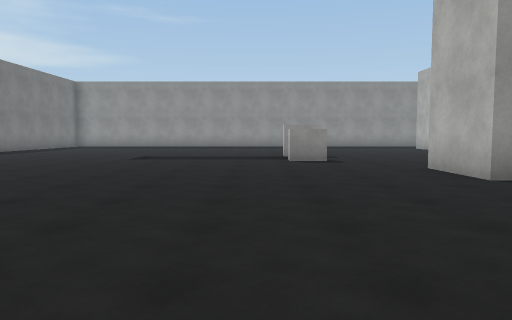
[1] (above)

23 first-person views from a walk through a scene from a Unity 3-D project. The camera is 1.3 m above the floor, tilts 4° down and sees 70° across. The floor is counted in squares, 2 m on a side. Each view is taken from the middle of a square. On the plan, view 1 faces up. The plan holds only what a view shows up to about 11 squares ahead; the rest is blank. The place goes on beyond the plan. The player character is not drawn. Surface patterns are stand-ins for the level's own textures.

[2]
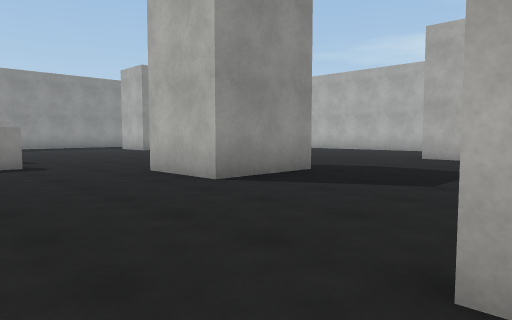

[3]
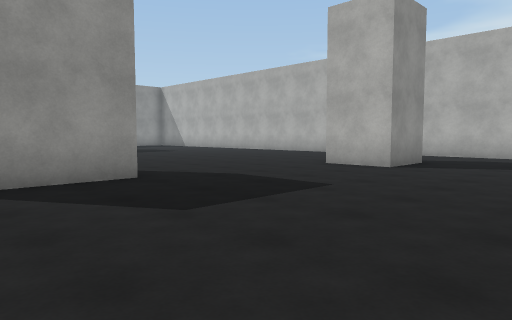

[4]
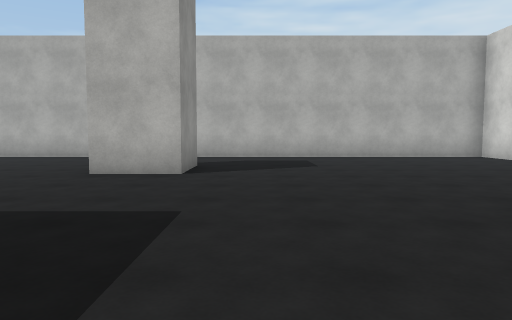

[5]
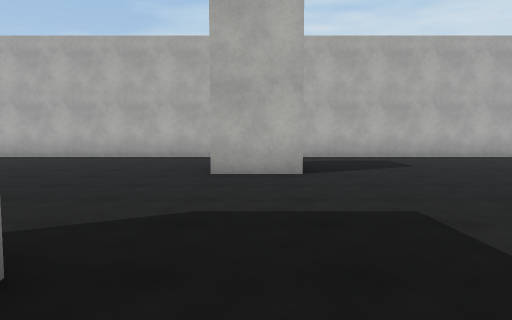

[6]
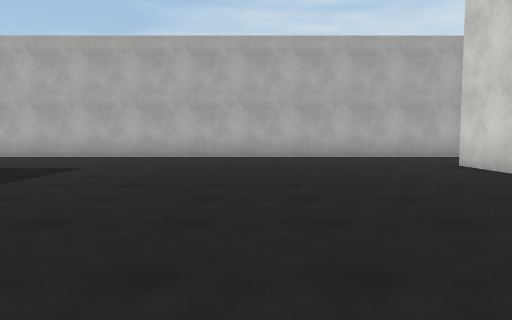

[7]
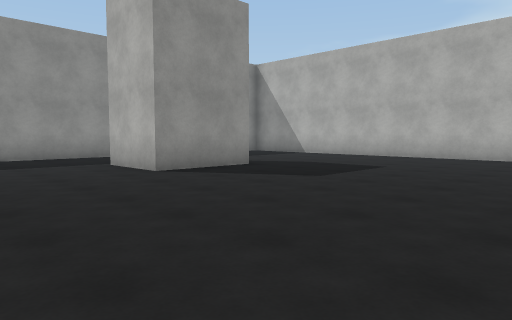

[8]
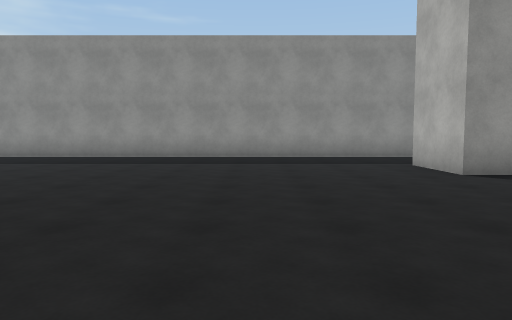

[9]
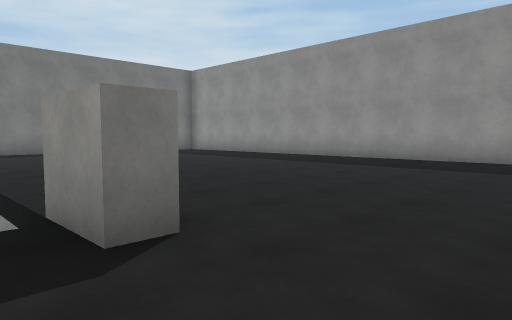

[10]
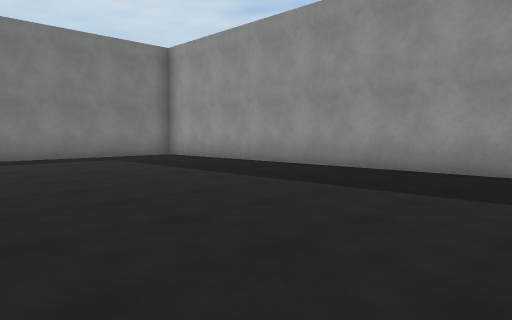

[11]
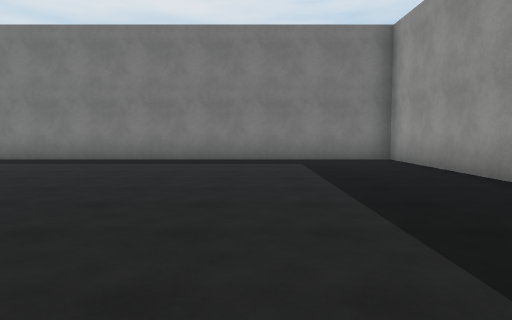

[12]
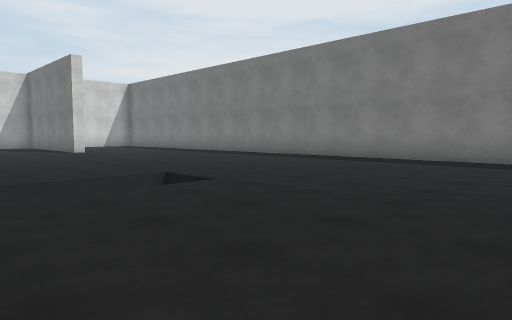

[13]
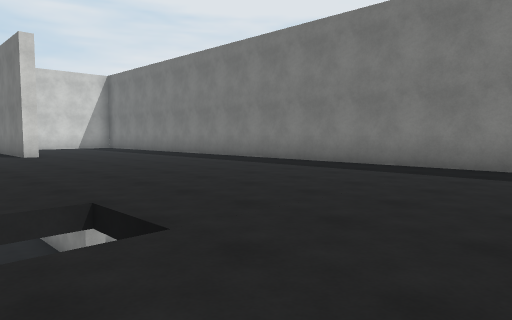

[14]
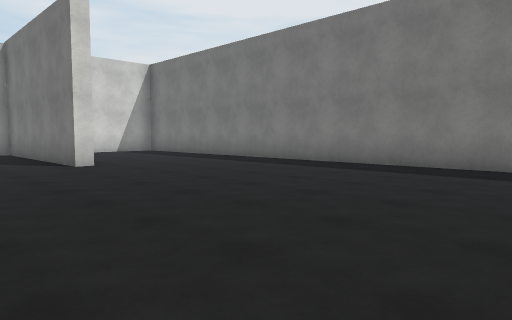

[15]
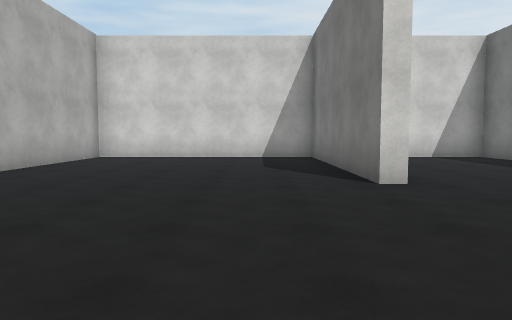

[16]
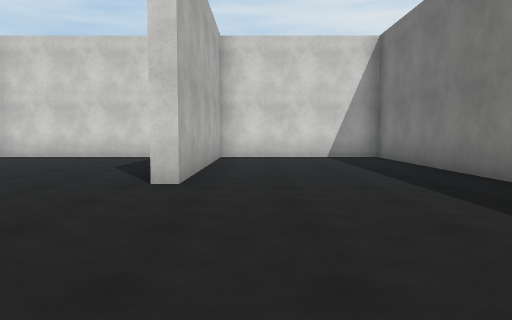

[17]
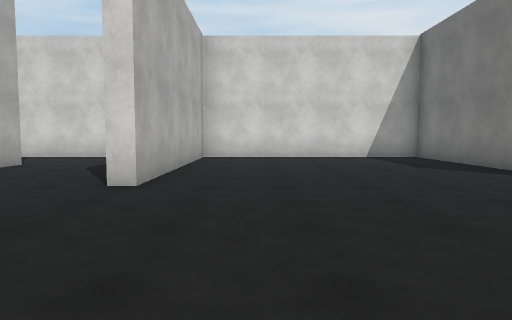

[18]
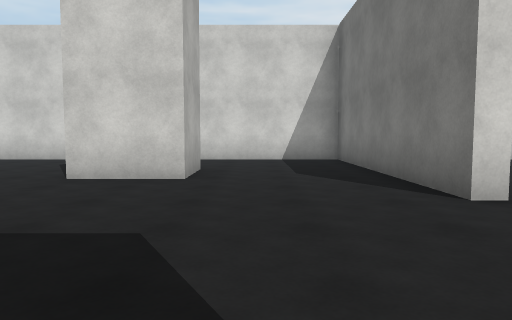

[19]
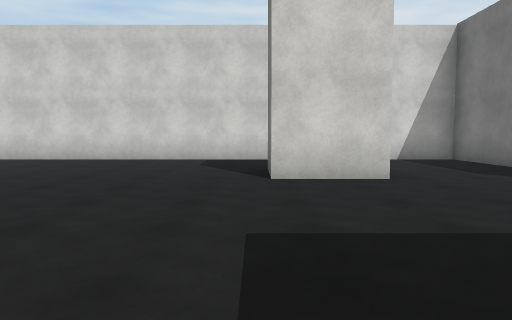

[20]
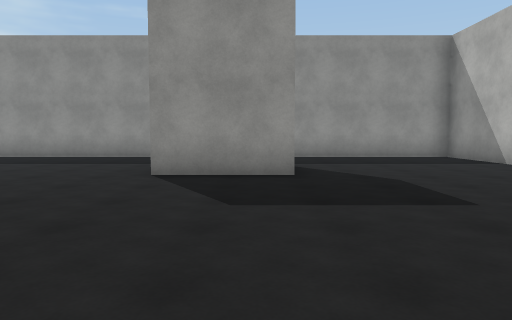

[21]
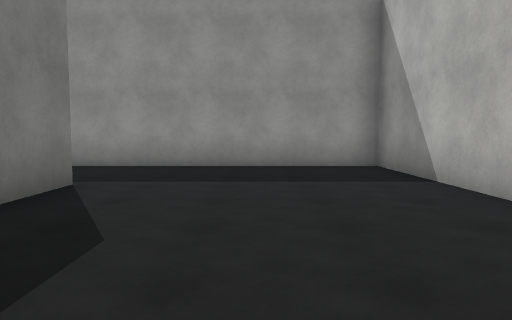

[22]
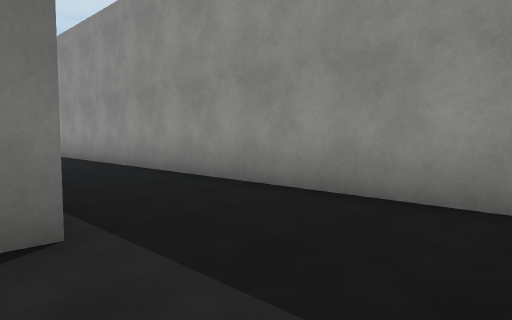

[23]
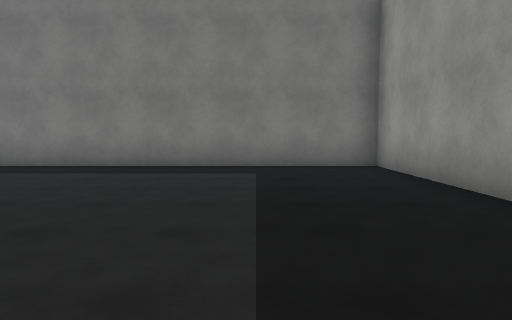

### Floor plan
Points are (right, up) in squares from view 1. A wall is a line through its corners. A room is listed if a view was taken in it or the views show most of it. See-through windows are left out.
Room 1 (views 1, 2, 3, 4, 5, 6, 7, 8, 9, 10, 11, 12, 13, 14, 15, 16, 17, 18, 19, 20, 21, 22, 23)
walls: (5.6, 5.1) (3.3, 5.1) (3.3, 7.1); (1.9, 1.4) (1.9, -4.5) (14.5, -4.5) (14.5, 19.5) (-9.5, 19.5) (-9.5, -4.5) (-5, -4.5) (-5, 1.2) (-4.6, 1.2) (-4.6, -4.5) (1.5, -4.5) (1.5, 1.4) (1.9, 1.4); (9.6, 14.8) (7.3, 14.8) (7.3, 16.8); (11.6, 3.2) (10, 3.2) (10, 4.7) (11.8, 4.7); (5, -1.9) (5, -0.3) (6.8, -0.3) (6.8, -1.8); (9.6, 16.8) (9.6, 15.4)
objects: block (1, 9); block (1, 11) to (2, 11)

Where each view was taken, in squares from view 1:
view 1: 0 up, 0 right, facing up
view 2: 1 up, 0 right, facing up-right
view 3: 0 up, 3 right, facing up-right
view 4: 2 up, 4 right, facing right
view 5: 4 up, 4 right, facing right
view 6: 9 up, 4 right, facing right
view 7: 9 up, 4 right, facing up-right
view 8: 9 up, 4 right, facing up
view 9: 10 up, 4 right, facing up-left
view 10: 13 up, 1 right, facing up-left
view 11: 16 up, 0 right, facing left
view 12: 15 up, 0 right, facing down-left
view 13: 13 up, 2 left, facing down-left
view 14: 9 up, 2 left, facing down-left
view 15: 6 up, 3 left, facing down
view 16: 6 up, 6 left, facing down
view 17: 6 up, 0 right, facing down
view 18: 5 up, 4 right, facing down
view 19: 5 up, 7 right, facing down
view 20: 9 up, 9 right, facing up
view 21: 12 up, 12 right, facing up
view 22: 16 up, 12 right, facing up-left
view 23: 17 up, 2 left, facing left
